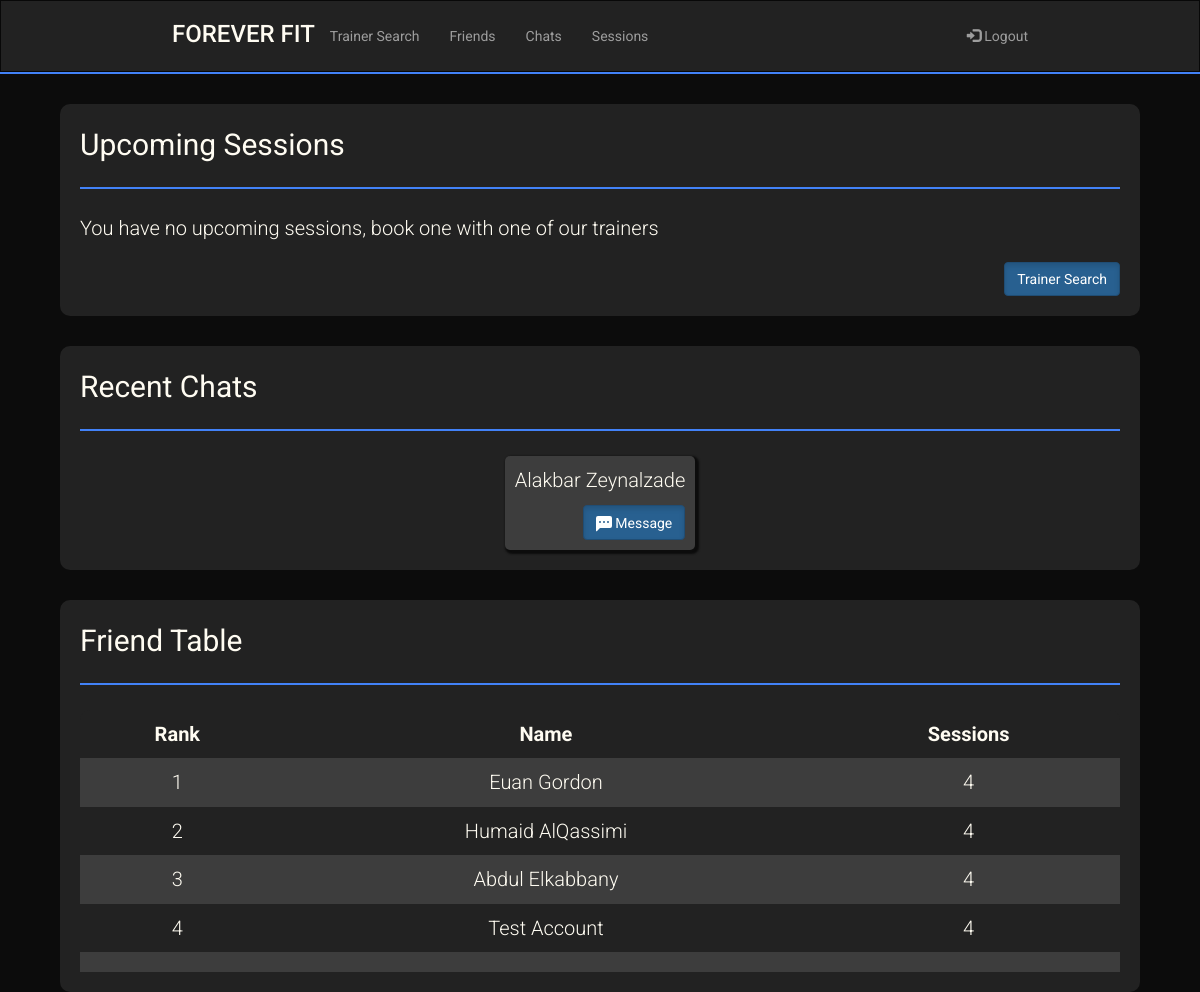
Page /Home (signed in) on the committed database.
### sql_db.py (models this page shows)
class UserRooms(UserMixin,db.Model):
    __tablename__ = 'user_rooms'
    id = db.Column(db.Integer, primary_key = True, autoincrement = True)
    trainee_username = db.Column(db.String(80),db.ForeignKey('user.username'))
    trainee_fname = db.Column(db.String(80))
    trainee_lname = db.Column(db.String(80))
    trainer_username = db.Column(db.String(80),db.ForeignKey('user.username'))
    trainer_fname = db.Column(db.String(80))
    trainer_lname = db.Column(db.String(80))

class Friends(UserMixin,db.Model):
    __tablename__ = 'friends'
    id = db.Column(db.Integer, primary_key = True)
    username_1 = db.Column(db.String(80),db.ForeignKey('user.username'))
    user1_fname = db.Column(db.String(80),db.ForeignKey('user.fname'))
    user1_lname = db.Column(db.String(80),db.ForeignKey('user.lname'))
    username_2 = db.Column(db.String(80),db.ForeignKey('user.username'))
    user2_fname = db.Column(db.String(80),db.ForeignKey('user.fname'))
    user2_lname = db.Column(db.String(80),db.ForeignKey('user.lname'))

### routes.py (the view)
@app.route('/Home')
@login_required
def Home():
    if(not current_user.isTrainer):
        friends = limit_get_friends(current_user.username,5)
        recent_rooms = get_limit_rooms_by_trainee_id(current_user.username,2)
        return render_template('home.html',recent_rooms=recent_rooms,friends=friends)
    else:
        recent_rooms = get_limit_rooms_by_trainer_id(current_user.username,2)
        return render_template('trainer-home.html',recent_rooms=recent_rooms)

### main.py (called while the page is built)
    @login.user_loader
    def load_user(uname):
        return User.query.get(uname)

### sql_db.py (called while the page is built)
def get_limit_rooms_by_trainee_id(uname,limit):
    return UserRooms.query.filter_by(trainee_username = uname).order_by(desc(UserRooms.id)).limit(limit).all()

def limit_get_friends(uname,limit):
    return Friends.query.filter(or_(Friends.username_1 == uname, Friends.username_2==uname)).limit(limit).all()

### templates/home.html (shortened to what this page needs)
<!DOCTYPE html>
<html lang="en">
    <head>
        <link rel="stylesheet" href="https://maxcdn.bootstrapcdn.com/bootstrap/3.4.1/css/bootstrap.min.css" />
        <link rel="stylesheet" href="../static/main.css" />
    </head>
    <body>
        <header>
            <nav class="navbar navbar-inverse" style="border-radius: 0px; margin-bottom: 0px;">
                <div class="container-fluid">
                    <div class="navbar-header mobile-center">
                        <h3 class="logo" href="#">FOREVER FIT</h3>
                    </div>
                    <ul class="nav navbar-nav laptop">
                        <li><a href="/TrainerSearch">Trainer Search</a></li>
                        <li><a href="/Friends">Friends</a></li>
                        <li><a href="/chats">Chats</a></li>
                        <li><a href="/TrainingSessions">Sessions</a></li>
                    </ul>
                    <ul class="nav navbar-nav navbar-right laptop">
                        <li>
                            <a href="/logout"><span class="glyphicon glyphicon-log-in"></span> Logout</a>
                        </li>
                    </ul>
                </div>
            </nav>
            <hr class="header-hr"/>
        </header>
        <main>
            <div class=" widget-holder">
                <div class="widget">
                    <div class="big">Upcoming Sessions</div>
                    <hr>
                    <div class="small">You have no upcoming sessions, book one with one of our trainers</div>
                    <br>
                    <a href="/TrainerSearch" class="btn btn-primary active btn-right" role="button">Trainer Search</a>
                </div>
                <div class="widget">
                    <div class="big">Recent Chats</div>
                    <hr>
                    {% if recent_rooms %}
                        <div class="flex-row">
                            {% for rooms in recent_rooms %}
                                <div class="home-trainer">
                                    <p class="small">{{rooms.trainer_fname}} {{rooms.trainer_lname}}</p>
                                    <a href="/chat/{{rooms.trainer_username}}" class="btn btn-primary active btn-right" role="button">
                                        Message
                                    </a>
                                </div>
                            {% endfor %}
                        </div>
                    {% else %}
                        <div class="small">No recent chats, pair up with a trainer and start a chat with them</div>
                        <br>
                        <a href="/TrainerSearch" class="btn btn-primary active btn-right" role="button">Trainer Search</a>
                    {%endif%}
                </div>
            </div>
            <div class="widget-holder">
                <div class="widget">
                    <div class="big">Friend Table</div>
                    <hr>
                    <table>
                        <tr class="top-table">
                            <th>Rank</th>
                            <th>Name</th>
                            <th>Sessions</th>
                        </tr>
                        {% if friends %}
                            {%for friend in friends%}
                                <tr>
                                    <td class="count"></td>
                                    <td>
                                    {% if friend.username_1 == current_user.username %}
                                        {{friend.user2_fname}} {{friend.user2_lname}}
                                    {% else %}
                                        {{friend.user1_fname}} {{friend.user1_lname}}
                                    {% endif %}
                                    </td>
                                    <td>4</td>
                                </tr>
                            {%endfor%}
                        {%else%}
                            <td></td>
                            <td>You have no friends add some through friend search</td>
                            <td><a class="btn btn-primary active btn-right">Friends</a></td>
                        {%endif%}
                        <tr class="bottom-table">
                            <td></td>
                            <td></td>
                            <td></td>
                        </tr>
                    </table>
                </div>
            </div>
        </main>
    </body>
</html>

### static/main.css (style rules this page uses)
:root { --black: #0c0c0c; --white: #fffcf2; --red: #e54b4b; --lightred: #f0c1c1; --blue: #4282f8; --darkblue: #356cd1; --grey: #222222; --lightgrey: #3d3d3d; }
@media (min-width : 872px) { .container-fluid { margin-bottom: 10px; } }
@media (min-width : 872px) { .navbar { padding-left: 13%; padding-right: 13%; } }
@media (min-width : 872px) { .navbar-nav { padding-top: 10px; } }
@media (min-width : 872px) { .big { font-size: 30px; } }
@media (min-width : 872px) { .small { font-size: 20px; font-weight: 300; } }
body { font-family: 'Roboto', sans-serif; background-color: var(--black); }
@media (max-width : 1446px) { .widget-holder { padding-left: 5%; padding-right: 5%; display: flex; flex-direction: column; } }
@media (max-width : 1446px) { .widget { margin-top: 30px; } }
main { background-color: var(--black); display: block; overflow: auto; color: var(--white) }
.header-hr { margin-top: 0px; margin-bottom: 0px; border: 1px solid var(--blue); }
.widget { color: var(--white); border-radius: 10px; background-color: #222222; padding: 20px 20px 20px 20px; }
.widget hr { border: 1px solid var(--blue) }
.logo { color: var(--white); }
hr { border: 1px solid #f1f1f1; margin-bottom: 25px; }
.bi { position:relative; bottom: -4px; }
@media (min-width : 711px) { .flex-row { display: flex; flex-direction: row; justify-content: space-evenly; } }
.home-trainer { background-color: var(--lightgrey); border-radius: 5px; padding: 10px 10px 10px 10px; box-shadow: 2px 2px 2px 2px var(--black); }
.btn-right { position: relative; float: right; margin-left: 5px; }
table { font-family: 'Roboto', sans-serif; border-collapse: collapse; width: 100%; }
td, th { text-align: center; padding: 10px; }
tr:nth-child(even) { background-color: var(--lightgrey); }
table { background-color: var(--grey); border-radius: 10px; font-size: 20px; font-weight: 300; }
.top-table { border-top-left-radius: 10px; border-top-right-radius: 10px; }
.bottom-table { border-bottom-left-radius: 10px; border-bottom-right-radius: 10px; }
:root { --gutter: 20px; }
tr:nth-last-child(1) { border-bottom-left-radius: 10px; border-bottom-right-radius: 10px; }
.btn-primary { background-color: var(--blue); }

### rows in the picture
UserRooms: trainer_fname "Alakbar", trainer_lname "Zeynalzade"
Friends: user2_fname "Euan", user2_lname "Gordon"
Friends: user1_fname "Humaid", user1_lname "AlQassimi"
Friends: user1_fname "Abdul", user1_lname "Elkabbany"
Friends: user1_fname "Test", user1_lname "Account"
